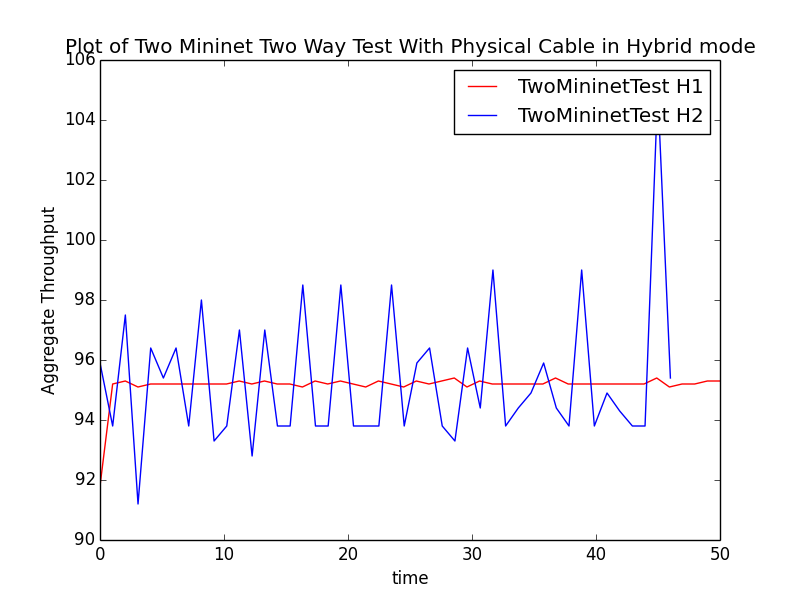

Source code (Python):

import numpy as np
import matplotlib.pyplot as plt

# def getLogFile(filename):
#     # filename='log1'
#     f=open(filename, 'r')
#     data=[]
#     counter=1
#
#     for line in f:
#         counter+=1
#         if counter >= 8:
#             if line[0] != '[':
#                 break
#             # print([line.split('  ')[2],line.split('  ')[4]])
#             data.append([line.split('  ')[2],line.split('  ')[4]])
#     return data

def getLogFile(filename):
    # filename='log1'
    f=open(filename, 'r')
    data=[]
    counter=1

    for line in f:
        counter+=1
        segments = line.split(' ')

        if counter >= 8:
            if line[0] != '[':
                break
            # print(line.split('  '))
            # data.append([line.split('  ')[2],line.split('  ')[5]])
            #print(segments)
            # print(line.split(' '));
            print(segments)
            if "bits/sec" in segments:
                i = segments.index("bits/sec")
                data.append([''] + dealWithUnit(segments[i-1]+' '+segments[i]))
            elif "Kbits/sec" in segments:
                i = segments.index("Kbits/sec")
                data.append([''] + dealWithUnit(segments[i - 1] + ' ' + segments[i]))
                # data.append([segments[i - 2], segments[i - 1], segments[i]])
            elif "Mbits/sec" in segments:
                i = segments.index("Mbits/sec")
                data.append([''] + dealWithUnit(segments[i - 1] + ' ' + segments[i]))
                # data.append([segments[i - 2], segments[i - 1], segments[i]])
            # data.append([segments[2]] + dealWithUnit(segments[4]))
    if data!=[]:
        data.pop()
    print('data')
    print(data)
    return data

def getLogFileInCDF(filename):
    # filename='log1'
    f=open(filename, 'r')
    data=[]
    counter=1

    for line in f:
        counter+=1

        segments=line.split('  ')

        if counter == 8:
            data.append([segments[2]] + dealWithUnit(segments[4]))

        if counter >= 9:
            if line[0] != '[':
                break
            data.append([segments[2]] + [(data[counter - 9][1] + dealWithUnit(segments[4])[0])] + [(dealWithUnit(segments[4])[1])])

    print(data)
    return data

def dealWithUnit(line):
    temp=line.split(' ')
    value=float(temp[-2])

    unit=temp[-1]
    if ('Mbits' in unit) or ('MBytes' in unit):
        pass
    elif ('Kbits' in unit) or ('KBytes' in unit):
        value=value/1000
    elif ('bits' in unit) or ('Bytes' in unit):
        value=value/1000000

    return [value,unit]

def plot(plt,file,start,end,color,name,timeinterval):
    data = []
    maxColumn=0
    for i in range(0,end-start+1):
        maxColumn=max([len(file[i]),maxColumn])
    print('max Column='+str(maxColumn))

    time = np.linspace(0, maxColumn*timeinterval, maxColumn)
    for i in range(0,maxColumn):
        tempData=0
        for eachfile in file:
            #get line i and add up together
            try:
                tempData+=eachfile[i][1]
            except:
                tempData+=0
                # tempData+=eachfile[len(eachfile)-1][1]
        data.append(tempData)

    # plt.title('Plot of Two Way Test With Pi as Host in Hybrid mode')
    plt.xlabel('time')
    plt.ylabel('Aggregate Throughput')

    #print(time)
    for i, each in enumerate(data): print i, each
    #plt.scatter(time,data)
    plt.plot(time, data, c=color, label=name)



    # baselinetime=np.linspace(0,maxColumn,maxColumn)
    # baselinedata=np.linspace(0,data[len(data)-1],maxColumn)
    # plt.plot(baselinetime, baselinedata)
    #plt.show()

if __name__ == "__main__":
    # file=getLogFile('log1')
    # print(file)
    file1=[]
    file2=[]

    p = plt
    p.title('Plot of Two Mininet Two Way Test With Physical Cable in Hybrid mode')
    # p.figure(1)
    # for i in range(1,7):
        # file.append(getLogFileInCDF('log'+str(i)))
    file1.append(getLogFile('./TwoMininetTestServer'))
    # plot(p,file1,1,7,'r','Mix CenterPhysical',1)

    plot(p,file1,1,1,'r','TwoMininetTest H1',1)

    file2.append(getLogFile('./TwoMininetTestClient'))
    plot(p, file2, 1, 1, 'b', 'TwoMininetTest H2', 1)

    # # p.figure(2)
    # for i in range(1, 7):
    #     file2.append(getLogFile('./Log/WSCTreeLog/TreeOnemininetLog/TreeOnemininetLog' + str(i)+'v1'))
    # plot(p, file2,1,7,'b','OneMininet',1)

    # for i in range(1,5):
    #     # file.append(getLogFileInCDF('log'+str(i)))
    #     file1.append(getLogFile('./Log/WSCTreeLog/TreeOneMininetFullTestLog/TreeOnemininetLog' + str(i)+'v1'))
    # plot(p,file1,1,5,'g','OneMininetFullTest',1)

    p.legend(loc='upper right')
    p.show()
